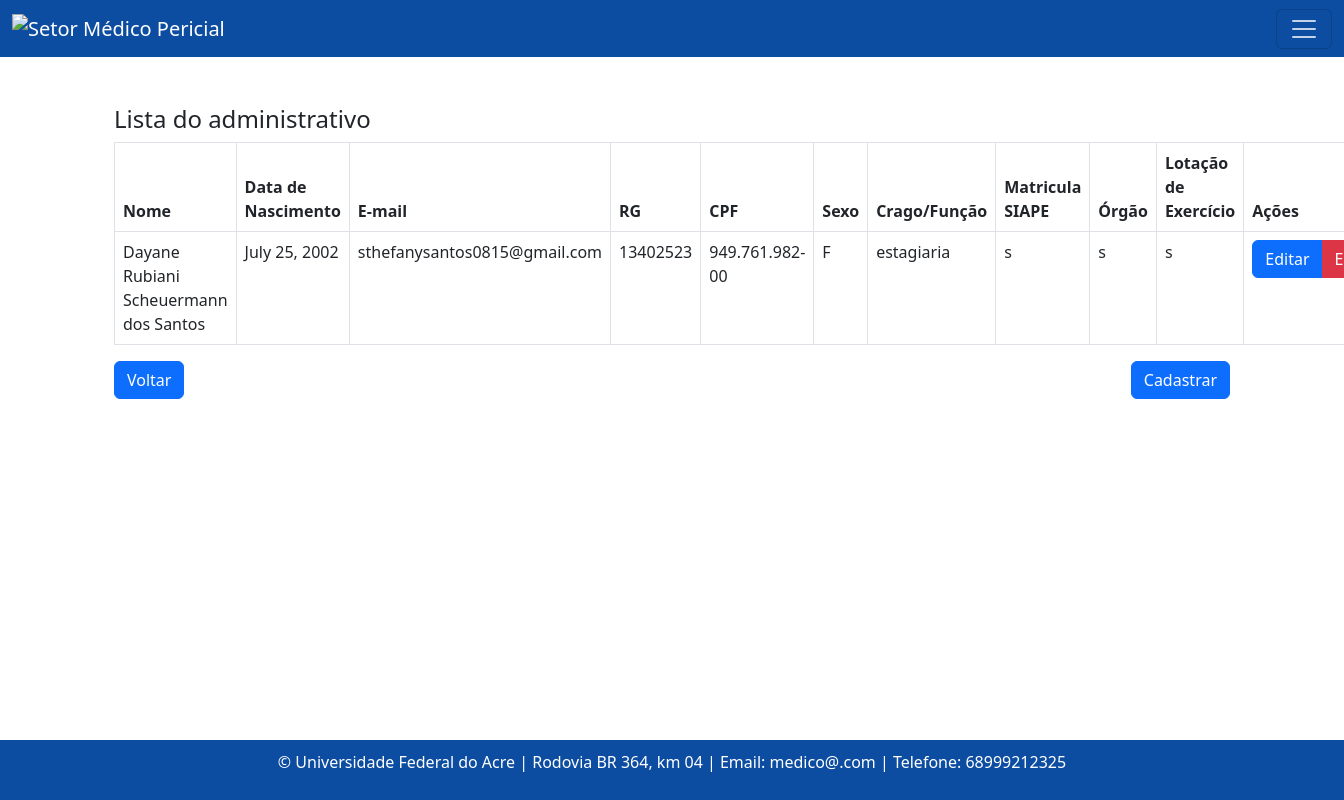
/administrativo/, run on an earlier commit of the app's database.
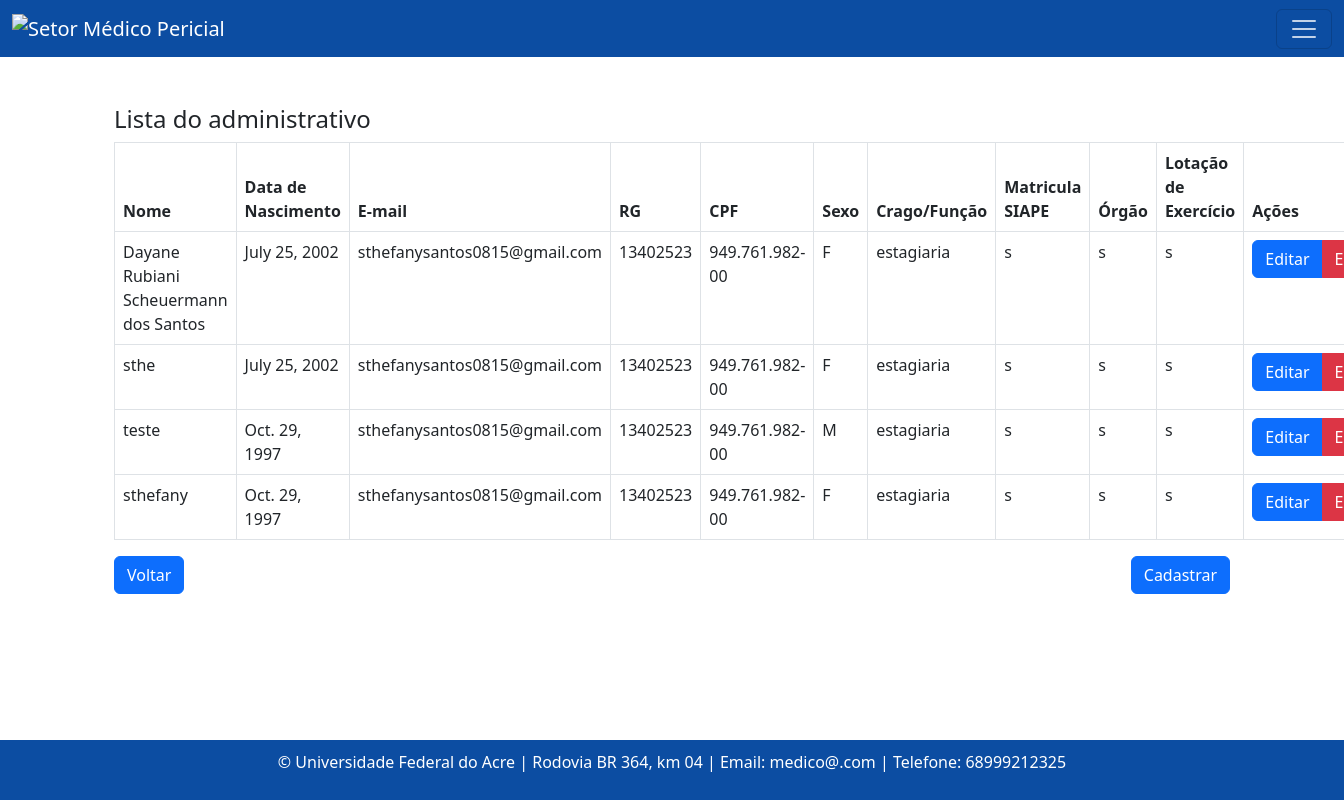
And on a later commit of the database.
### consulta/models.py (models this page shows, shortened)
class Administrativo(models.Model):
    nome = models.CharField(max_length=100)
    data_nascimento = models.DateField()
    email = models.EmailField()
    rg = models.CharField(max_length=20)
    cpf = models.CharField(max_length=14)
    sexo = models.CharField(max_length=1, choices=[('M', 'Masculino'), ('F', 'Feminino')])
    cargo_funcao = models.CharField(max_length=50, default='')
    cep = models.CharField(max_length=9)
    cidade = models.CharField(max_length=50)
    bairro = models.CharField(max_length=50, default='')
    uf = models.CharField(max_length=2)
    numero = models.CharField(max_length=10)
    ddd_telefone = models.CharField(max_length=3)
    complemento = models.CharField(max_length=100, blank=True, null=True, default='')
    orgao = models.CharField(max_length=50, default='')
    lotacao_de_exercicio = models.CharField(max_length=50, default='')
    matricula_siape = models.CharField(max_length=20)

### consulta/views.py (the view)
# urls.py: path('administrativo/', listar_administrativo, name= 'administrativoListagem'),
def listar_administrativo(request):
    administrativo = Administrativo.objects.all()
    return render(request, 'consultas/listagem_administrativo.html', {'administrativo': administrativo})

### templates/consultas/listagem_administrativo.html (shortened to what this page needs)
{% extends "base.html" %}
{% block content %}
  <h4>Lista do administrativo</h4>
  <table class="table table-bordered">
    <thead>
      <tr>
        <th>Nome</th>
        <th>Data de Nascimento</th>
        <th>E-mail</th>
        <th>RG</th>
        <th>CPF</th>
        <th>Sexo</th>
        <th>Crago/Função</th>
        <th>Matricula SIAPE</th>
        <th>Órgão</th>
        <th>Lotação de Exercício</th>
        <th>Ações</th>
      </tr>
    </thead>
    <tbody>
      {% for administrativo in administrativo %}
      <tr>
        <td>{{ administrativo.nome }}</td>
        <td>{{ administrativo.data_nascimento }}</td>
        <td>{{ administrativo.email }}</td>
        <td>{{ administrativo.rg }}</td>
        <td>{{ administrativo.cpf }}</td>
        <td>{{ administrativo.sexo }}</td>
        <td>{{ administrativo.cargo_funcao }}</td>
        <td>{{ administrativo.matricula_siape }}</td>
        <td>{{ administrativo.orgao }}</td>
        <td>{{ administrativo.lotacao_de_exercicio }}</td>
        <td>
          <div class="btn-group" role="group" aria-label="Ações">
            <a href="#" class="btn btn-primary">Editar</a>
            <a href="#" class="btn btn-danger">Excluir</a>
          </div>
        </td>
      </tr>
       {% endfor %}
  </tbody>
</table>
<div class="d-flex justify-content-between">
  <a class="btn btn-primary" href="{% url 'home' %}">Voltar</a>
  <a class="btn btn-primary" href="{% url 'administrativoCreate'  %}">Cadastrar</a>
</div>
{% endblock %}

What changed in the data, as far as the page shows it:
added Administrativo: nome "sthe", data_nascimento "July 25, 2002", email "sthefanysantos0815@gmail.com", rg "13402523", cpf "949.761.982-00", sexo "F", cargo_funcao "estagiaria", matricula_siape "s", orgao "s", lotacao_de_exercicio "s"
added Administrativo: nome "teste", data_nascimento "Oct. 29, 1997", email "sthefanysantos0815@gmail.com", rg "13402523", cpf "949.761.982-00", sexo "M", cargo_funcao "estagiaria", matricula_siape "s", orgao "s", lotacao_de_exercicio "s"
added Administrativo: nome "sthefany", data_nascimento "Oct. 29, 1997", email "sthefanysantos0815@gmail.com", rg "13402523", cpf "949.761.982-00", sexo "F", cargo_funcao "estagiaria", matricula_siape "s", orgao "s", lotacao_de_exercicio "s"
